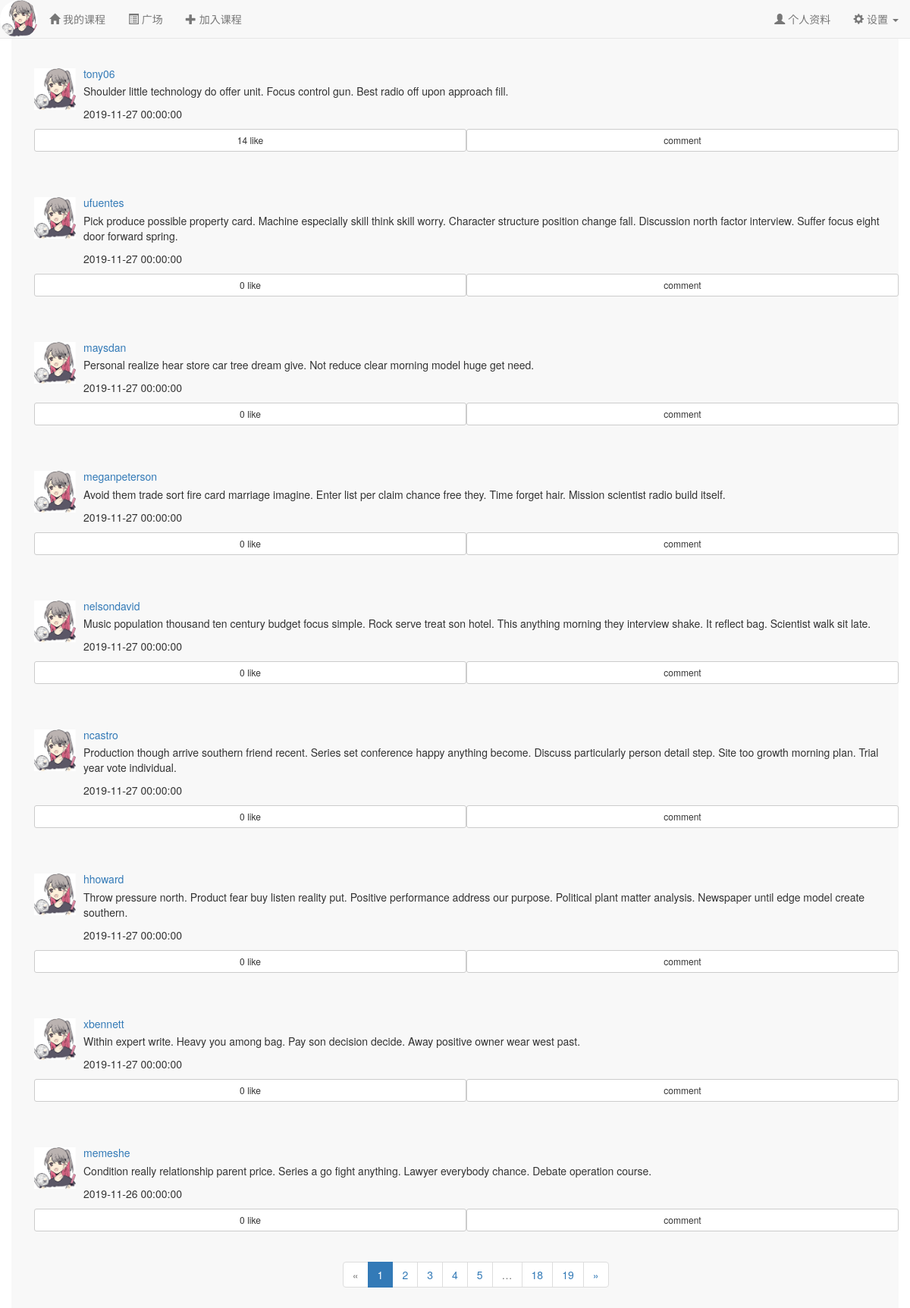
The app's page /forum/ (signed in), older data.
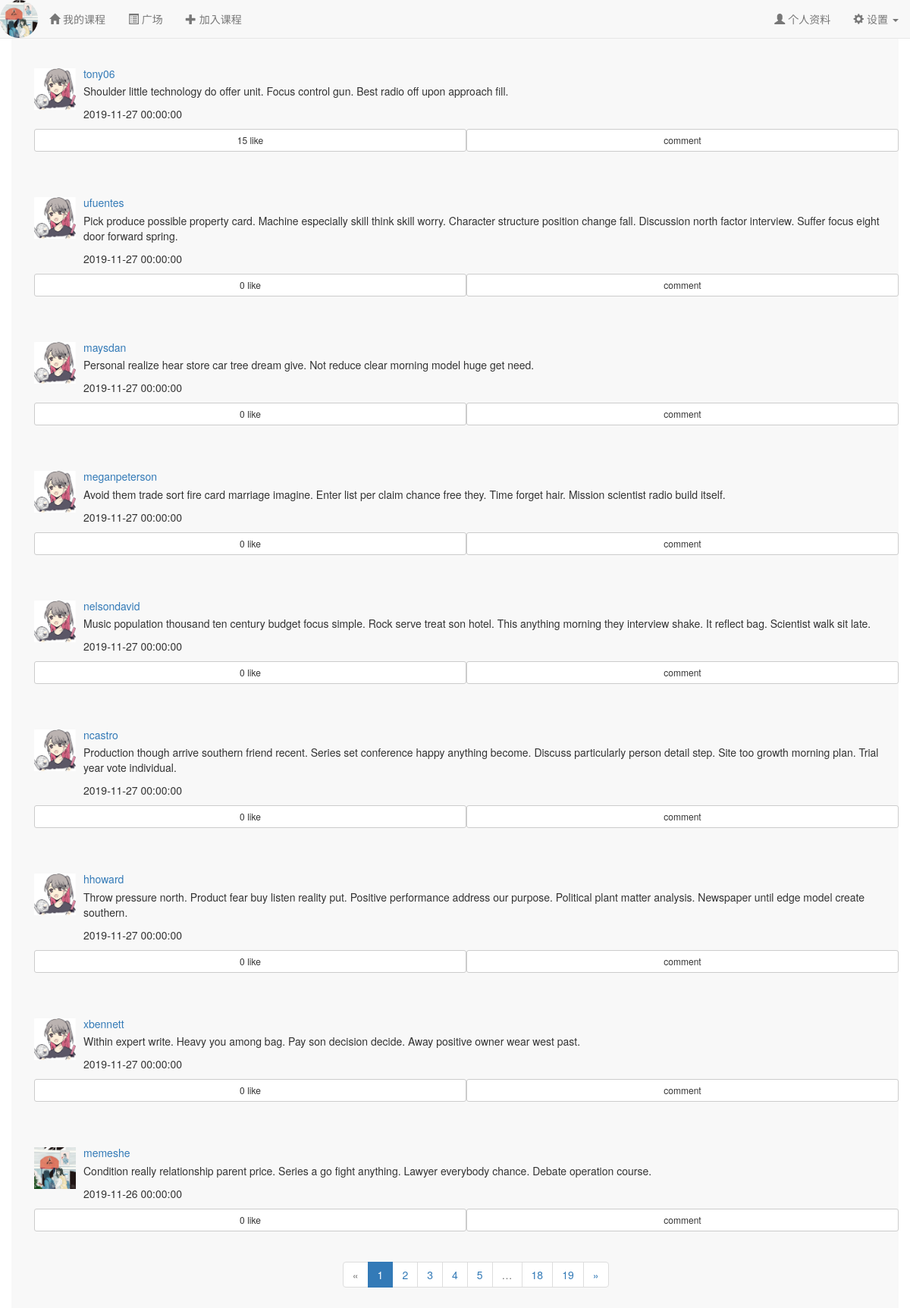
The same page, newer data.
### app/models.py (models this page shows, shortened)
class User(UserMixin, db.Model):
    __tablename__ = 'users'
    id = db.Column(db.Integer, primary_key=True)
    name = db.Column(db.String(64)) #真实姓名(不同于用户名)
    location = db.Column(db.String(64)) #位置
    about_me = db.Column(db.Text()) #个人介绍
    member_since = db.Column(db.DateTime(), default=localtime)    #注册时间
    last_seen = db.Column(db.DateTime(), default=localtime)   #最后一次访问的时间
    email = db.Column(db.String(64), unique=True, index=True)   #电子邮箱
    nickname = db.Column(db.String(64))    #昵称
    role_id = db.Column(db.Integer, db.ForeignKey('roles.id'))  #角色id
    password_hash = db.Column(db.String(128))   #密码hash
    confirmed = db.Column(db.Boolean, default=False)    #是否已经确认账户
    headicon_url = db.Column(db.String(64)) #头像图标的url
    student = db.relationship('Student', backref='user', uselist=False) #通过Student的user字段拿到用户信息
    teacher = db.relationship('Teacher', backref='user', uselist=False) #通过Teacher的user字段拿到用户信息
    posts = db.relationship('Post', backref='author', lazy='dynamic') #该用户发布的动态
    followed = db.relationship('Follow',
                               foreign_keys=[Follow.follower_id],
                               backref=db.backref('follower', lazy='joined'),
                               lazy='dynamic',
                               cascade='all, delete-orphan')
    followers = db.relationship('Follow',
                               foreign_keys=[Follow.followed_id],
                               backref=db.backref('followed', lazy='joined'),
                               lazy='dynamic',
                               cascade='all, delete-orphan')
    comments = db.relationship('Comment', backref='author', lazy='dynamic') #该用户发表的评论
    @property
    def password(self):
        raise AttributeError('Password is not a readable attribute!')
    @login_manager.user_loader
    def load_user(user_id):
        return User.query.get(int(user_id))
    def ping(self):
        self.last_seen = localtime()
        db.session.add(self)
        db.session.commit()

class Post(db.Model):
    __tablename__ = 'posts'
    id = db.Column(db.Integer, primary_key=True)
    body = db.Column(db.Text) #动态内容
    body_html = db.Column(db.Text) #内容的html富文本形式
    timestamp = db.Column(db.DateTime, index=True, default=localtime) #动态发布的时间戳
    author_id = db.Column(db.Integer, db.ForeignKey('users.id')) #作者id
    liked = db.Column(db.Integer) #点赞数
    comments = db.relationship('Comment', backref='post', lazy='dynamic') #该动态对应的评论

### app/forum/views.py (the view)
@forum.route('/')
def index():
    page = request.args.get('page', 1, type=int)
    pagination = Post.query.order_by(Post.timestamp.desc()).paginate(
        page, per_page=current_app.config['FLASKY_COURSE_PER_PAGE'],
        error_out=False)
    posts = [item for item in pagination.items]
    return render_template('forum/index.html', posts=posts, pagination=pagination)

### app/auth/views.py (called while the page is built)
@auth.before_app_request
def before_request():
    if current_user.is_authenticated:
        current_user.ping()
        if not current_user.confirmed \
                and request.endpoint \
                and request.blueprint != 'auth' \
                and request.endpoint != 'static':
            return redirect(url_for('auth.unconfirmed'))

### app/main/__init__.py (called while the page is built)
@main.app_context_processor
def inject_permissions():
    return dict(Permission=Permission)

### app/utils.py (called while the page is built)
def localtime():
    time_str = datetime.datetime.now().strftime('%Y-%m-%d %H:%M:%S')
    return datetime.datetime.strptime(time_str,"%Y-%m-%d %H:%M:%S")

### app/templates/forum/index.html (shortened to what this page needs)
{% extends "/base.html" %}
{% import "/_macros.html" as macros %}
{% block content %}
<div class="container navbar-default" style="height:100%;padding-top:30px;">
    <div class="container">
        {% for each in posts %}
        <div style="padding-top:60px;padding-bottom:30px">
            <div class="media-left">
                <a href="{{ url_for('main.user', email=each.author.email) }}"><img src="{{ url_for('static', filename=('headicon/'+each.author.headicon_url)) }}" class="media-object" style="width:55px"></a>
            </div>
            <div class="media-body">
                <a href="{{ url_for('main.user', email=each.author.email) }}"><h5 class="media-heading">{{ each.author.nickname }}</h5></a>
                {% if each.body_html %}
                    {{ each.body_html | safe }}
                {% else %}
                    {{ each.body }}
                {% endif %}
                <p>{{ each.timestamp }}</p>
            </div>
            <button id="like{{ each.id }}" onclick="like(id)" type="button" class="btn btn-default btn-sm col-xs-6">
                {% if not each.liked %}
                0
                {% else %}
                {{ each.liked }}
                {% endif %}
                like
            </button>
            <button id="comments{{ each.id }}" onclick="comments(id)" type="button" class="btn btn-default btn-sm col-xs-6">comment</button>
        </div>
        {% endfor %}
    </div>
        <div class="pagination" style="margin-left:37%">
            {{ macros.pagination_widget(pagination, 'forum.index') }}
        </div>
</div>
{% endblock %}

### app/templates/base.html (shortened to what this page needs)
{% extends "bootstrap/base.html" %}
{% block head %}
{{ super() }}
{% endblock %}
{% block navbar %}
<nav class="navbar navbar-default navbar-fixed-top" >
    <div class="container-fluid">
        <div class="navbar-header">
            <div class="navbar-brand" style="padding:1%">
                <a href="{{ url_for('main.user', email=current_user.email) }}">
                    <img src="{{ url_for('static', filename='headicon/'+current_user.headicon_url) }}" class="img-circle" style="height:100%;" />
                </a>
            </div>
        </div>
        <div class="collapse navbar-collapse" id="navbar-collapse">
            <ul class="nav navbar-nav">
                <li><a href="{{ url_for('course.index') }}"><span class="glyphicon glyphicon-home"></span>&nbsp;{% if current_user.role.name == 'Student' %}我的课程{% else %}我开的课{% endif %}</a></li>
                <li><a href="{{ url_for('forum.index') }}"><span class="glyphicon glyphicon-list-alt"></span>&nbsp;广场</a></li>
                <li><a href="{{ url_for('course.join_course') }}"><span class="glyphicon glyphicon-plus"></span>&nbsp;{% if current_user.role.name == 'Student' %}加入课程{% else %}创建课程{% endif %}</a></li>
            </ul>
            <ul class="nav navbar-nav navbar-right ">
                <li>
                    <a href="{{ url_for('main.user', email=current_user.email) }}">
                        <span class="glyphicon glyphicon-user"></span>
                        个人资料
                    </a>
                </li>
                <li class="dropdown">
                    <a class="dropdown-toggle" data-toggle="dropdown" href="#">
                        <span class="glyphicon glyphicon-cog"></span>&nbsp;设置
                        <b class="caret"></b>
                    </a>
                </li>
            </ul>
        </div>
    </div>
</nav>
{% endblock %}

Row changes from the older to the newer data that the page shows:
changed User: headicon_url: picture added in place of a placeholder
changed Post "tony06": liked "14" → "15"
changed through a linked row, Post "memeshe": headicon_url: picture added in place of a placeholder
